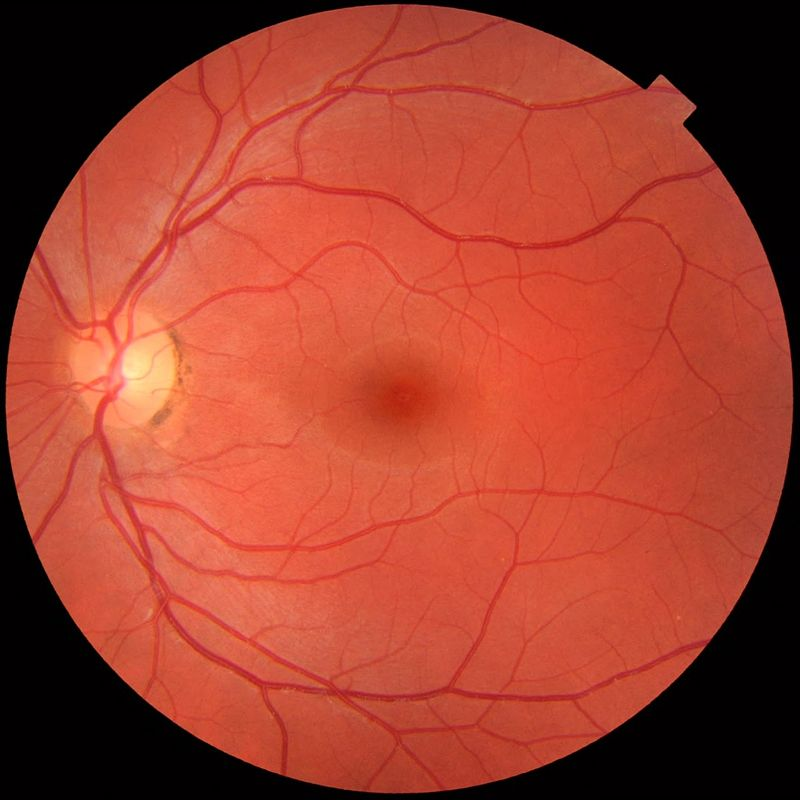
#> input picture image/image/orginal.jpg, 800 x 800 px, found by its file name
$ python contour.py   (older library calls are emulated)
#> lines starting #> are read from the running program, lines starting #| are printed output that depends on the picture; after the words box and inside, x2 and y2 are one past the last pixel; in counts of white or black regions, pixels touching at a corner belong together
import numpy as np
import cv2
import math

class ShapeRecong():
          def __init__(self,img):
               self.img = img
          def preprocessing(self):
               lower = np.array([0,0,0],dtype=np.uint8)
               upper = np.array([12,12,12],dtype=np.uint8)
               mask = cv2.inRange(self.img,lower,upper)
               cv2.imshow("mask",mask)
               (flags,contours,h) =    cv2.findContours(mask,cv2.RETR_TREE,cv2.CHAIN_APPROX_SIMPLE)
               return contours


img = cv2.imread("/home/manikandan/Desktop/image/image/orginal.jpg")
#> img is the input picture: shape (800, 800, 3); mean B, G, R 46.3, 63.6, 159.5
shape =ShapeRecong(img)
contours = shape.preprocessing()
#> in preprocessing, `mask = cv2.inRange(self.img,lower,upper)`:
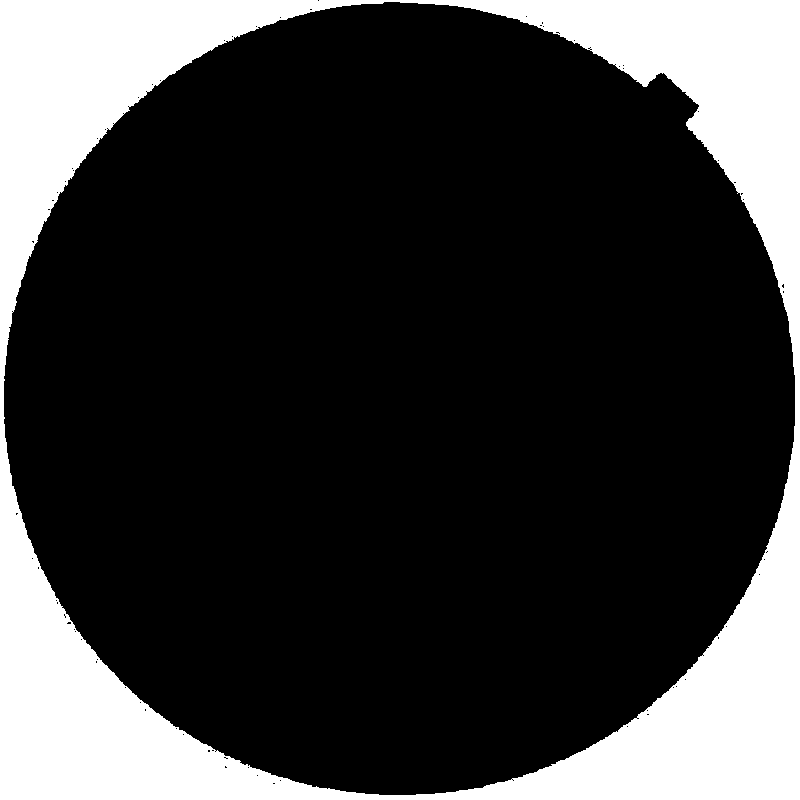
#> mask: shape (800, 800); 22.8% white; 1 white region
#> in preprocessing, `(flags,contours,h) =    cv2.findContours(mask,cv2.RETR_TREE,cv2.CHAIN_..`: contours = 90 contours, 88 with area under 20; largest, box (x1, y1, x2, y2) and area: (0, 0, 800, 800) 638400, (3, 1, 796, 796) 495438; h = 90 rows, first 6: [-1, -1, 1, -1], [2, -1, -1, 0], [3, 1, -1, 0], [4, 2, -1, 0], [5, 3, -1, 0], [6, 4, -1, 0]

cv2.imshow('asasa',img)
cv2.waitKey(0)
cv2.destroyAllWindows()
